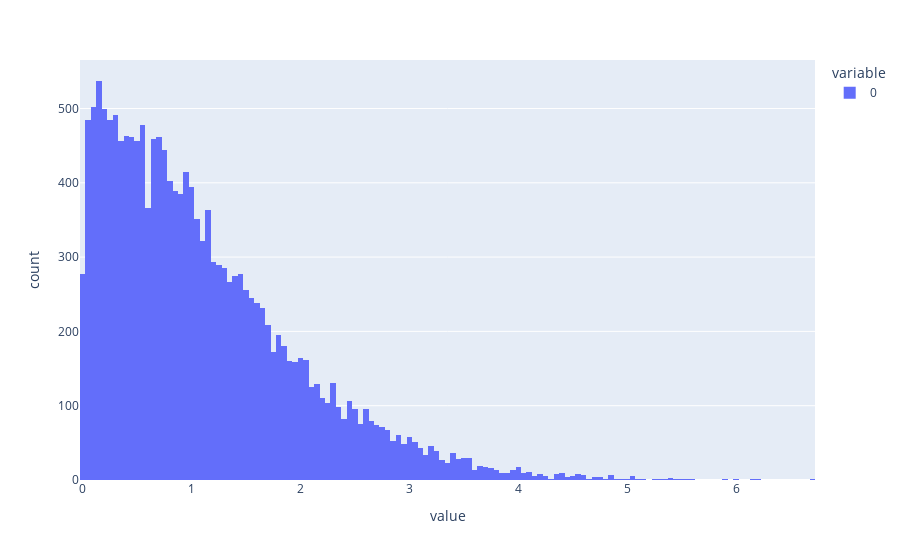

Source (notebook cell):
### Code cell
# histogram of the error values distribution

import plotly.express as px
px.histogram(error)

### Figure 1 — Plotly figure (JSON) as saved in the notebook; plotly's stock layout.template omitted (floating-point values rounded to 4 significant figures; data arrays with more than 128 entries replaced by an {"elided": "..."} marker saying what was removed)
{"data": [{"alignmentgroup": "True", "bingroup": "x", "hovertemplate": "variable=0<br>value=%{x}<br>count=%{y}<extra></extra>", "legendgroup": "0", "marker": {"color": "#636efa", "pattern": {"shape": ""}}, "name": "0", "offsetgroup": "0", "orientation": "v", "showlegend": true, "type": "histogram", "x": {"elided": "16723 float values"}, "xaxis": "x", "yaxis": "y"}], "layout": {"autosize": true, "barmode": "relative", "legend": {"title": {"text": "variable"}, "tracegroupgap": 0}, "margin": {"t": 60}, "xaxis": {"anchor": "y", "autorange": true, "domain": [0, 1], "range": [-0.025, 6.725], "title": {"text": "value"}, "type": "linear"}, "yaxis": {"anchor": "x", "autorange": true, "domain": [0, 1], "range": [0, 565.3], "title": {"text": "count"}}}}
